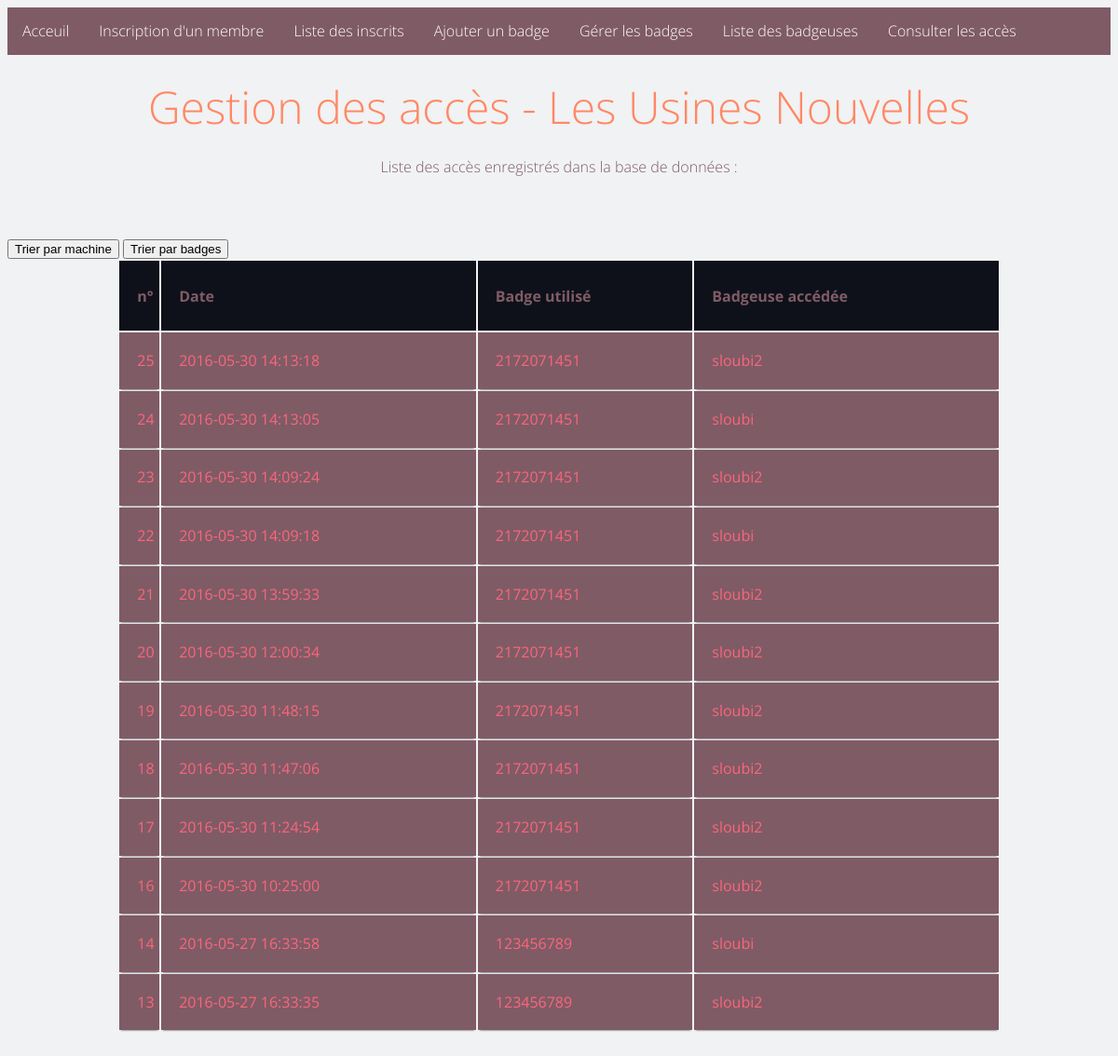
The page /site/historique_acces.php on the database as committed earlier.
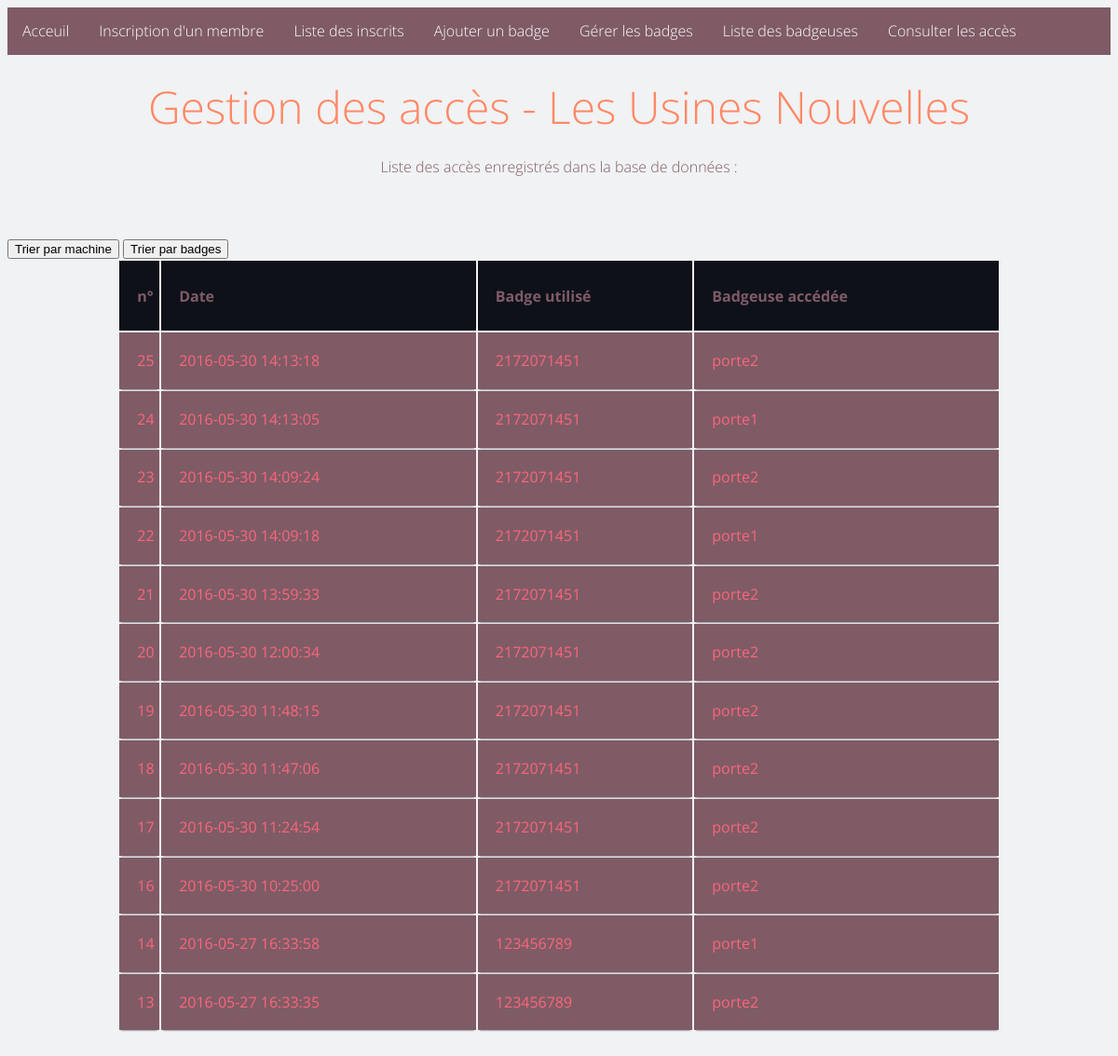
The same page on the database as committed later.
### tables this page shows
CREATE TABLE IF NOT EXISTS `ACCES` (
  `idAcces` int(11) NOT NULL AUTO_INCREMENT,
  `dateAcces` datetime NOT NULL,
  `idBadge` varchar(255) DEFAULT NULL,
  `idBadgeuse` varchar(255) DEFAULT NULL,
  PRIMARY KEY (`idAcces`),
  KEY `fk_ACCES_BADGE` (`idBadge`),
  KEY `fk_ACCES_BADGEUSE` (`idBadgeuse`)
);

### site/historique_acces.php (the view, shortened to what this page needs)
<?php
	include 'entete.php';
    include 'connect_db.php';
	echo '<h2>Liste des accès enregistrés dans la base de données :</h2><br/>
		<div id="actions">
			<form action="historique_acces.php" method="post">
				<input type="submit" name="demande" value="Trier par machine"/>
				<input type="submit" name="demande" value="Trier par badges"/>
			</form>
		</div>
		<div id="interfaceAction">
			<div id="displayTable">
				<table class="container">
					<tr>
						<th><h1>n°</h1></th> <th><h1>Date</h1></th> <th><h1>Badge utilisé</h1></th> <th><h1>Badgeuse accédée</h1></th>
					</tr>';
		switch($_POST['demande'])
		{
			default:
				$reponse = $bdd->query('SELECT * FROM ACCES ORDER BY dateAcces DESC');
		}
		while($donnees = $reponse->fetch())
			{
				echo '<tr><td >';
				echo $donnees['idAcces'];
				echo '</td><td>';
				echo $donnees['dateAcces'];
				echo '</td><td>';
				echo $donnees['idBadge'];
				echo '</td><td>';
				echo $donnees['idBadgeuse'];
				echo '</td></tr>';
			}
			echo '</table>
			</div>
		</div>';
	include 'footer.php';
?>

### site/entete.php (shortened to what this page needs)
<!DOCTYPE html PUBLIC "-//W3C//DTD XHTML 1.0 Strict//EN" "http://www.w3.org/TR/xhtml1/DTD/xhtml1-strict.dtd">
<html lang="fr-FR">
	<head>
		<link href="mainStyle1.css" rel="stylesheet">
	</head>
	<body>
	<ul>
              <li><a href="index.php" >Acceuil</a></li>
              <li><a href="inscription.php">Inscription d'un membre</a></li>
              <li><a href="affichage_inscription.php">Liste des inscrits</a></li>
              <li><a href="ajoutBadge.php">Ajouter un badge</a></li>
              <li><a href="gestionBadges.php">Gérer les badges</a></li>
              <li><a href="affichageBadgeuse.php">Liste des badgeuses</a></li>
              <li><a href="historique_acces.php">Consulter les accès</a></li>
            </ul>
		<header id="title">
			<h1>Gestion des accès - Les Usines Nouvelles</h1>
		</header>
		<div id="corpus">

### site/footer.php (shortened to what this page needs)
		</div>
	</body>
</html>

### site/mainStyle1.css (style rules this page uses)
body { font-family: 'Open Sans', sans-serif; font-weight: 300; line-height: 1.42em; color: #2c262e; background-color: #f1f2f3; }
h1 { font-size: 3em; font-weight: 300; line-height: 1em; text-align: center; color: #ff8866; }
h2 { font-size: 1em; font-weight: 300; text-align: center; display: block; line-height: 1em; padding-bottom: 2em; color: #7f5b66; }
ul { list-style-type: none; margin: 0; padding: 0; overflow: hidden; background-color: #7f5b66; }
li { float: left; }
li a { display: block; color: white; text-align: center; padding: 14px 16px; text-decoration: none; }
.container th h1 { font-weight: bold; font-size: 1em; text-align: left; color: #7f5b66; }
.container td { font-weight: normal; font-size: 1em; -webkit-box-shadow: 0 2px 2px -2px #0E1119; -moz-box-shadow: 0 2px 2px -2px #0E1119; box-shadow: 0 2px 2px -2px #0E1119; }
.container { text-align: left; overflow: hidden; width: 80%; margin: 0 auto; display: table; padding: 0 0 8em 0; }
.container td, .container th { padding-bottom: 2%; padding-top: 2%; padding-left: 2%; }
.container tr:nth-child(odd) { background-color: #7f5b66; }
.container tr:nth-child(even) { background-color: #7f5b66; }
.container th { background-color: #0E1119; }
.container td { color: #FB667A; }

Rows that differ between the two databases and show on the page:
changed acces id 25: idBadgeuse "sloubi2" → "porte2"
changed acces id 24: idBadgeuse "sloubi" → "porte1"
changed acces id 23: idBadgeuse "sloubi2" → "porte2"
changed acces id 22: idBadgeuse "sloubi" → "porte1"
changed acces id 21: idBadgeuse "sloubi2" → "porte2"
changed acces id 20: idBadgeuse "sloubi2" → "porte2"
changed acces id 19: idBadgeuse "sloubi2" → "porte2"
changed acces id 18: idBadgeuse "sloubi2" → "porte2"
changed acces id 17: idBadgeuse "sloubi2" → "porte2"
changed acces id 16: idBadgeuse "sloubi2" → "porte2"
changed acces id 14: idBadgeuse "sloubi" → "porte1"
changed acces id 13: idBadgeuse "sloubi2" → "porte2"
